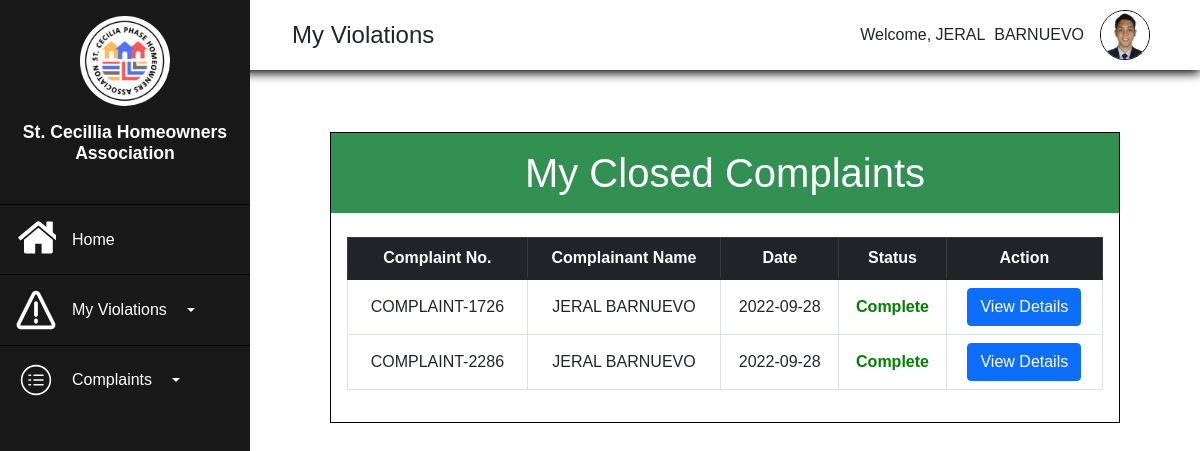
/Homeowners/closedcomplaint.php (signed in), run on an earlier commit of the app's database.
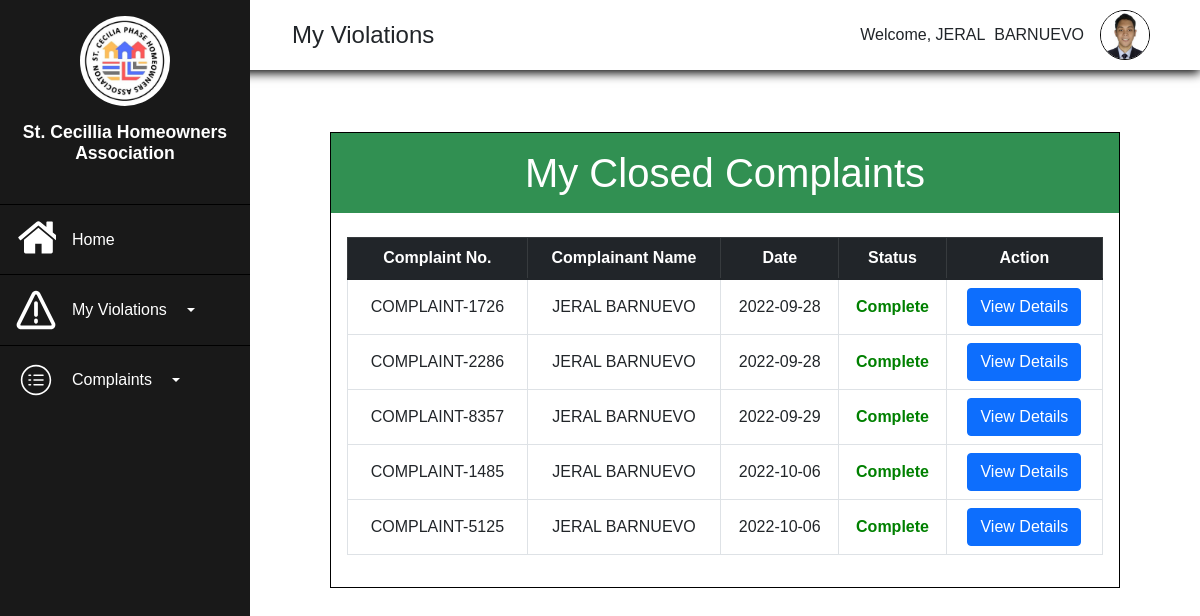
And on a later commit of the database.
### tables this page shows
CREATE TABLE `homeowners` (
  `Homeowners_ID` int(11) NOT NULL,
  `Account_Number` varchar(255) NOT NULL,
  `First_Name` varchar(255) NOT NULL,
  `Last_Name` varchar(255) NOT NULL,
  `Gender` varchar(255) NOT NULL,
  `Age` int(255) NOT NULL,
  `ContactNo` varchar(255) NOT NULL,
  `Address` varchar(255) NOT NULL,
  `Birthdate` date NOT NULL,
  `Email` varchar(255) NOT NULL,
  `Image` varchar(255) NOT NULL,
  `Password` varchar(255) NOT NULL,
  `Confirm_Password` varchar(255) NOT NULL,
  `VerificationCode` varchar(255) NOT NULL,
  `verified` int(10) NOT NULL DEFAULT 0,
  `date_registered` datetime NOT NULL DEFAULT current_timestamp()
);

CREATE TABLE `complaint` (
  `Complaint_ID` int(11) NOT NULL,
  `homeownersID` int(11) DEFAULT NULL,
  `adminID` int(11) DEFAULT NULL,
  `Complaint_No` varchar(255) NOT NULL,
  `Complainant_Name` varchar(255) NOT NULL,
  `Complaint_Details` text NOT NULL,
  `Address` varchar(255) NOT NULL,
  `ContactNo` varchar(255) NOT NULL,
  `Attachment` varchar(255) NOT NULL,
  `Date` date NOT NULL DEFAULT current_timestamp(),
  `Status` varchar(255) NOT NULL,
  `Remarks` text NOT NULL,
  `forward_status` text NOT NULL
);

### Homeowners/closedcomplaint.php (the view, shortened to what this page needs)
<?php
    require('../connection.php');
?>
<!DOCTYPE html>
<html lang="en">
<head>
    <link rel="stylesheet" href="https://use.fontawesome.com/releases/v5.15.4/css/all.css">
    <link rel="stylesheet" href="all.css">
    <link href="https://cdn.jsdelivr.net/npm/bootstrap@5.1.3/dist/css/bootstrap.min.css" rel="stylesheet">
    <link rel="stylesheet" href="homeowners-dash.css">
    <link rel="stylesheet" type="text/css" href="https://cdnjs.cloudflare.com/ajax/libs/twitter-bootstrap/5.1.3/css/bootstrap.min.css"/>
    <link rel="stylesheet" type="text/css" href="https://cdn.datatables.net/v/bs5/jszip-2.5.0/dt-1.12.1/b-2.2.3/b-colvis-2.2.3/b-html5-2.2.3/b-print-2.2.3/datatables.min.css"/>
</head>
<body>
<?php
    if(!empty($_SESSION['Homeowners_ID'])){
        $HomeownersID=$_SESSION['Homeowners_ID'];
        $result=mysqli_query($conn, "SELECT*FROM homeowners WHERE Homeowners_ID='$HomeownersID'");
        $row=mysqli_fetch_assoc($result);
    }
?>
    <div class="main">
    <div class="side">
        <div class="logo">
            <img src="../Assets/logo.jpg" alt="" width="90px">
            <h2>St. Cecillia Homeowners Association</h2>
        </div>
        <div class="button">
            <ul class="side-button">
                <a href="Homeowners-dash.php"><button class="buttn">
                    <p>Home</p>
                </button></a>
                <button class="buttn buttn-primary dropdown-toggle" data-bs-toggle="dropdown">
                    <p>My Violations</p>
                </button>
                <button type="button" class="buttn buttn-primary dropdown-toggle" data-bs-toggle="dropdown">
                    <p>Complaints</p>
                </button>
            </ul>
        </div>
    </div>
    <div class="top">
        <div class="burger">
            <p>My Violations</p>
        </div>
        <div class="profile">
        <div class="welcome"><p>Welcome, <?php echo $row['First_Name'], "&nbsp;&nbsp;",$row['Last_Name']; ?></p></div>
        <div class="image" onclick="Dropmenu();">
                <img src="../Register/imgs/<?php echo $row['Image']; ?>" alt="" width="50px">
            </div>
        </div>
    </div>
    <div class="body content">
    <div class="container11">
        <div class="table-violations">
        <h1>My Closed Complaints</h1>
        <div class="table-1">
        <table class="table table-bordered table-hover" id="mytable" >
            <thead class="table-dark">
                <th class="text-center">Complaint No.</th>
                <th class="text-center">Complainant Name</th>
                <th class="text-center">Date</th>
                <th class="text-center">Status</th>
                <th class="text-center">Action</th>
                </thead>
           <tbody>
           <?php
        if(!empty($_SESSION['Homeowners_ID'])){
        $homeownersID=$_SESSION['Homeowners_ID'];
        $query=mysqli_query($conn,"SELECT complaint.Complaint_ID, complaint.homeownersID, complaint.Complaint_No, complaint.Complainant_Name, complaint.Complaint_Details,complaint.Address,
        complaint.ContactNo, complaint.Address, complaint.Date, complaint.Status, homeowners.First_Name,homeowners.Last_Name FROM complaint INNER JOIN homeowners
        ON complaint.homeownersID=homeowners.Homeowners_ID WHERE complaint.homeownersID=$homeownersID and (complaint.Status='Complete')");
        if(mysqli_num_rows($query)>0){
        while($row1=mysqli_fetch_assoc($query)){
        ?>
                    <tr>
                        <td class="text-center align-middle"><?php echo $row1['Complaint_No'] ?></td>
                        <td class="text-center align-middle"><?php echo $row1['Complainant_Name'] ?></td>
                        <td class="text-center align-middle"><?php echo $row1['Date'] ?></td>
                        <td class="text-center align-middle" style="color:green; font-weight:700"><?php echo $row1['Status'] ?></td>
                        <td class="text-center align-middle"><button class="btn btn-primary" data-bs-toggle="modal" data-bs-target="#viewdetails<?php echo $row1['Complaint_ID']; ?>">View Details</button></td>
                    </tr>
                    <?php
                    }
                    }
                    }
                        ?>
                </tbody>
        </table>
    </div>
    </div>
    </div>
    </div>
</div>
</body>
</html>

### Homeowners/all.css (style rules this page uses)
* { box-sizing: border-box; margin:0; padding:0; font-family: 'Poppins', sans-serif; }
:root { --side:#191919; --top:#ffffff; --body:#ffffff; --font-text:#000000; --main-color:#59CE8F; --secondary:#319052; --hover:#65C18C; }
html,body { height: 100%; width:100%; padding:0; margin: 0; }
.main { display: grid; grid-template-columns: 250px 1fr; grid-template-rows: 100px 1fr; grid-template-areas: "side head head" "side body body" "side body body"; height: 100vh; width: 100%; }
.side { grid-area:side; display: flex; flex-direction: column; align-items: center; gap:1rem; background:var(--side); padding:0; width:100%; height: 100%; max-width: 250px; z-index: 999; position: fixed; top:0; left:0; }
.side>.logo { display: flex; flex-direction: column; align-items: center; justify-content: center; text-align: center; gap:1rem; padding:1rem; }
.side>.logo>h2 { font-size:1.1rem; font-weight: 600; color: #FFFFFF; }
.side>.logo>img { border-radius:100%; }
svg { fill:#FFFFFF; width: 40px; height: 50px; }
.side-button { padding:0; margin:0; display: flex; flex-direction: column; }
.button { width: 100%; }
.buttn { width: 100%; padding:.6rem; background-color:var(--side); color:#FFFFFF; border-top:1px solid black; border-left:none; border-right:none; border-bottom: none; display:flex; align-items: center; transition: .5s; }
.button>.side-button>a { text-decoration: none; }
.button>.side-button>a>.buttn { display: flex; align-items: center; justify-content: flex-start; gap:1rem; font-size: 1rem; text-align:center; padding-left:1rem; }
.button>.side-button>a>.buttn>p { padding:0; margin:0; }
.buttn { display: flex; align-items: center; padding-left:1rem; gap:1rem; font-size: 1rem; text-align:center; }
.buttn>p { margin:0; padding:0; }
.top { grid-area:head; display: flex; align-items: center; justify-content: space-between; padding: 1rem 1rem; background:var(--top); box-shadow:0 3px 10px black ; position: fixed; top:0; left:0; height:80px; z-index:90; width:100%; height: 70px; padding-left:260px; padding-right:50px; }
.burger { display: flex; flex-direction: row; align-items: center; gap:1rem; padding-left:2rem; }
.top>.profile { display: flex; align-items: center; gap:1rem; }
.top>.burger>p { margin:0; font-size: 1.5rem; }
.top>.profile>.welcome { display: flex; align-items: center; justify-content: center; }
.top>.profile>.welcome>p { margin:0; }
.top>.profile>.image { border: 1px black solid; width: 50px; height: 50px; border-radius: 100%; position: relative; overflow: hidden; cursor:pointer; transition:1s; }
.top>.profile>.image>img { position: absolute; top:0; left:0; width: 100%; height: 100%; object-fit:cover; }
.container11 { width: 100%; display: flex; align-items: flex-start; justify-content: center; }
.container11>.table-violations { border: 1px solid black; max-width:1300px; margin:2rem 5rem; width: 100%; }
.container11>.table-violations>h1 { background-color: var(--secondary); padding:1rem; text-align: center; color:var(--body); }
.container11>.table-violations>.table-1 { padding:1rem; }

### Homeowners/homeowners-dash.css (style rules this page uses)
.content { display: flex; align-items: center; justify-content: flex-start; flex-direction: column; background-color: #ffffff; height:100%; width: 100%; padding-left:250px; padding-top: 100px; overflow: scroll; position:absolute; }

What changed in the data, as far as the page shows it:
now on this page (row edited): complaint: Complaint_No "COMPLAINT-8357", Complainant_Name "JERAL BARNUEVO", Date "2022-09-29", Status "Complete"
added complaint: Complaint_No "COMPLAINT-1485", Complainant_Name "JERAL BARNUEVO", Date "2022-10-06", Status "Complete"
added complaint: Complaint_No "COMPLAINT-5125", Complainant_Name "JERAL BARNUEVO", Date "2022-10-06", Status "Complete"
